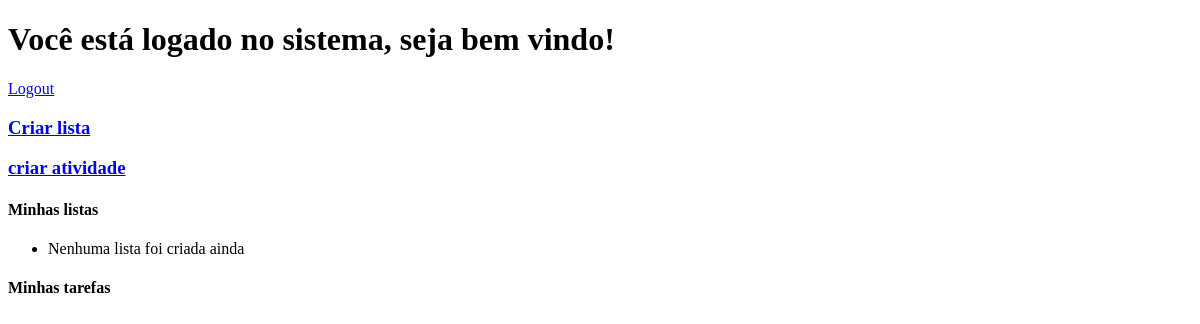
The page /user/ (signed in) on the database as committed earlier.
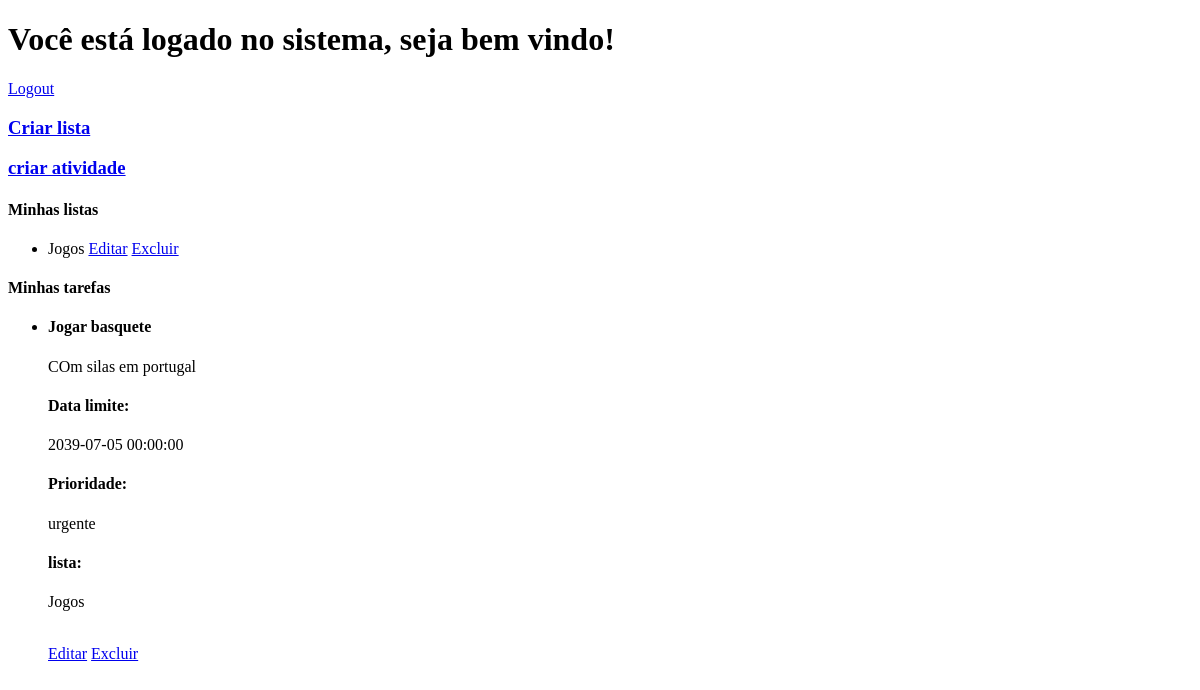
The same page on the database as committed later.
### models/models.py (models this page shows)
class Lista(db.Model):
    __tablename__ = 'lista'
    id = db.Column(db.Integer, primary_key=True)
    nome = db.Column(db.String(120), nullable=False, unique=True)
    usuario_id = db.Column(db.Integer, db.ForeignKey('usuario.id'), nullable=False)
    tarefas = db.relationship('Tarefa', backref='lista', lazy=True)

class Tarefa(db.Model):
    __tablename__ = 'tarefa'
    id = db.Column(db.Integer, primary_key=True)
    titulo = db.Column(db.String(200), nullable=False)
    descricao = db.Column(db.Text)
    data_limite = db.Column(db.DateTime)
    concluida = db.Column(db.Boolean, default=False)
    prioridade = db.Column(db.String(20), default='normal') # Baixa, Normal, Alta, Urgente
    criada_em = db.Column(db.DateTime, default=datetime.utcnow)
    atualizada_em = db.Column(db.DateTime, default=datetime.utcnow, onupdate=datetime.utcnow)
    lista_id = db.Column(db.Integer, db.ForeignKey('lista.id'), nullable=False)
    usuario_id = db.Column(db.Integer, db.ForeignKey('usuario.id'), nullable=False)
    etiquetas = db.relationship('Etiqueta', secondary=tarefa_etiqueta, back_populates='tarefas')
    comentarios = db.relationship('Comentario', backref='tarefa', lazy=True)

### controllers/user_controller.py (the view)
@user_bp.route('/')
@login_required
def index():
    listas = Lista.query.filter_by(usuario_id=current_user.id).all()
    tarefas = Tarefa.query.filter_by(usuario_id=current_user.id).all()
    return render_template('./user/index.html', listas=listas, tarefas=tarefas)

### app.py (called while the page is built)
def create_app():
    app = Flask(__name__)
    app.config['SECRET_KEY'] = 'sua-chave-secreta-aqui'
    app.config['SQLALCHEMY_DATABASE_URI'] = 'sqlite:///todo_app.db'
    app.config['SQLALCHEMY_TRACK_MODIFICATIONS'] = False
    db.init_app(app)
    login_manager = LoginManager()
    login_manager.init_app(app)
    login_manager.login_view = 'auth.logar_no_sistema'
    login_manager.login_message = 'Por favor, faça login para acessar esta página.'
    @login_manager.user_loader
    def load_user(user_id):
        return Usuario.query.get(int(user_id))
    app.register_blueprint(auth_bp)
    app.register_blueprint(user_bp)
    with app.app_context():
        db.create_all()
    return app

### templates/user/index.html (shortened to what this page needs)
<!DOCTYPE html>
<html lang="en">
<head>
</head>
<body>
    <h1>Você está logado no sistema, seja bem vindo!</h1>
    <a href="{{ url_for('auth.deslogar_do_sistema') }}">Logout</a>
    <h3><a href="{{ url_for('user.criar_lista') }}">Criar lista</a></h3>
    <h3><a href="{{ url_for('user.criar_atividade') }}">criar atividade</a></h3>
    <h4>Minhas listas</h4>
    <ul>
        {% for list in listas %}
        <li>{{ list.nome }} <a href="{{ url_for('user.editar_lista', id=list.id) }}">Editar</a> <a href="{{ url_for('user.excluir_lista', id=list.id) }}">Excluir</a></li>
        {% else %}
        <li>Nenhuma lista foi criada ainda</li>
        {% endfor %}
    </ul>
    <h4> Minhas tarefas </h4>
    <ul>
        {% for tarefa in tarefas %}
        <li>
            <div>
                <h4>{{tarefa.titulo}}</h4>
                <p>{{tarefa.descricao}}</p>
                <h4>Data limite:</h4>
                <p>{{tarefa.data_limite}}</p>
                <h4>Prioridade:</h4>
                <p>{{tarefa.prioridade}}</p>
                <h4>lista:</h4>
                <p>{{ tarefa.lista.nome }}</p>
                <br>
                <a href="{{ url_for('user.editar_tarefa', id = tarefa.id) }}">Editar</a>
                <a href="{{ url_for('user.excluir_tarefa', id = tarefa.id) }}">Excluir</a>
            </div>
        </li>
        {% endfor %}
    </ul>
</body>
</html>

Rows that differ between the two databases and show on the page:
added Lista: nome "Jogos"
added Tarefa: titulo "Jogar basquete", descricao "COm silas em portugal", data_limite "2039-07-05 00:00:00", prioridade "urgente", lista.nome "Jogos"
Other text that changed with them:
text no longer shown: "Nenhuma lista foi criada ainda"
